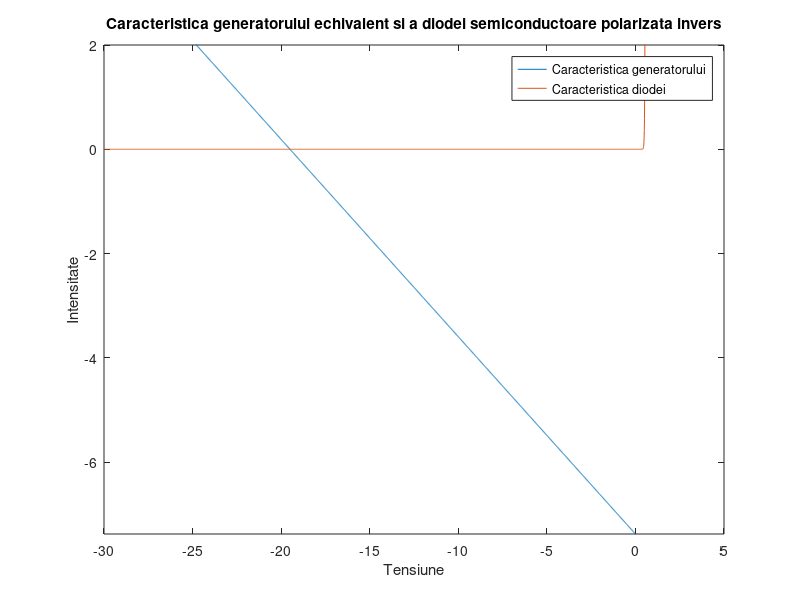

Recreate this plot in MATLAB.
function pol_inv()
  Ee = -19.5;
  Re = 37 / 14;
  Isc = Ee / Re;
  
  I_s = 5.*(10^(-12));
  V_T = 0.020;
  
  U = [-30:0.01:-Ee];
  
  Ugol = Ee;
  I = (Ee - U) ./ Re;
  I2 = I_s * (e .^ (U/V_T) - 1);
  
  figure(1)
  plot(U, I, U, I2);
  hold on
  axis([-30 5 Isc 2]);
  xlabel("Tensiune");
  ylabel("Intensitate");
  title("Caracteristica generatorului echivalent si a diodei semiconductoare polarizata invers");
  legend("Caracteristica generatorului", "Caracteristica diodei");
  
endfunction